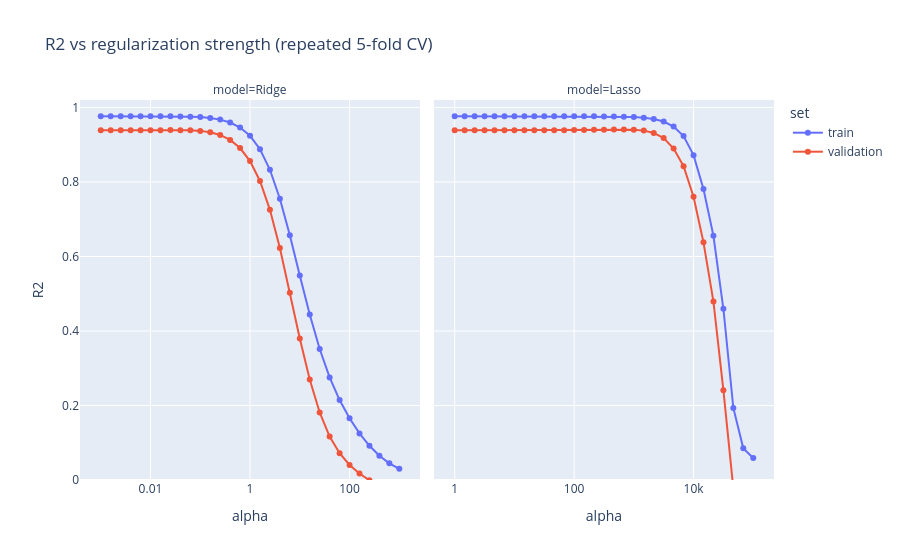

The notebook cell this image was saved under:
### Markdown cell above
This chart shows the train and validation R² for each `alpha`, to see what the penalty does. With Ridge, the validation R² stays near 0.94 for small values, then falls to 0.86 at alpha = 1 and 0.38 at alpha = 10. With Lasso, it stays near 0.94 up to alpha = 681, its best value, is still 0.938 at 1,468, then falls to 0.64 near 15,000. The best scores are at the point where the penalty is still light, so the model did not need much correction.

### Code cell
curves = pd.concat([
    pd.DataFrame({'alpha': ridge_search.cv_results_['param_model__alpha'].astype(float), 'train': ridge_search.cv_results_['mean_train_score'],
                  'validation': ridge_search.cv_results_['mean_test_score'], 'model': 'Ridge'}),
    pd.DataFrame({'alpha': lasso_search.cv_results_['param_model__alpha'].astype(float), 'train': lasso_search.cv_results_['mean_train_score'],
                  'validation': lasso_search.cv_results_['mean_test_score'], 'model': 'Lasso'}),
]).melt(id_vars=['alpha', 'model'], var_name='set', value_name='R2')
fig = px.line(curves, x='alpha', y='R2', color='set', facet_col='model', log_x=True, markers=True,
              title='R2 vs regularization strength (repeated 5-fold CV)')
fig.update_xaxes(matches=None); fig.update_yaxes(range=[0, 1.02]); fig.show()

### Figure 1 — Plotly figure (JSON) as saved in the notebook; plotly's stock layout.template omitted (floating-point values rounded to 4 significant figures)
{"data": [{"hovertemplate": "set=train<br>model=Ridge<br>alpha=%{x}<br>R2=%{y}<extra></extra>", "legendgroup": "train", "line": {"color": "#636efa", "dash": "solid"}, "marker": {"symbol": "circle"}, "mode": "lines+markers", "name": "train", "orientation": "v", "showlegend": true, "type": "scatter", "x": [0.001, 0.001585, 0.002512, 0.003981, 0.00631, 0.01, 0.01585, 0.02512, 0.03981, 0.0631, 0.1, 0.1585, 0.2512, 0.3981, 0.631, 1.0, 1.585, 2.512, 3.981, 6.31, 10.0, 15.85, 25.12, 39.81, 63.1, 100.0, 158.5, 251.2, 398.1, 631.0, 1000.0], "xaxis": "x", "y": [0.9763, 0.9763, 0.9763, 0.9763, 0.9763, 0.9763, 0.9762, 0.9761, 0.9759, 0.9753, 0.9742, 0.9718, 0.9674, 0.9595, 0.9461, 0.9239, 0.888, 0.8327, 0.7548, 0.657, 0.5491, 0.444, 0.3515, 0.2754, 0.2146, 0.1655, 0.125, 0.09175, 0.06514, 0.04483, 0.03006], "yaxis": "y"}, {"hovertemplate": "set=train<br>model=Lasso<br>alpha=%{x}<br>R2=%{y}<extra></extra>", "legendgroup": "train", "line": {"color": "#636efa", "dash": "solid"}, "marker": {"symbol": "circle"}, "mode": "lines+markers", "name": "train", "orientation": "v", "showlegend": false, "type": "scatter", "x": [1.0, 1.468, 2.154, 3.162, 4.642, 6.813, 10.0, 14.68, 21.54, 31.62, 46.42, 68.13, 100.0, 146.8, 215.4, 316.2, 464.2, 681.3, 1000.0, 1468.0, 2154.0, 3162.0, 4642.0, 6813.0, 10000.0, 14680.0, 21540.0, 31620.0, 46420.0, 68130.0, 100000.0], "xaxis": "x2", "y": [0.9763, 0.9763, 0.9763, 0.9763, 0.9763, 0.9763, 0.9763, 0.9763, 0.9763, 0.9763, 0.9763, 0.9763, 0.9763, 0.9762, 0.9762, 0.976, 0.9758, 0.9753, 0.9743, 0.9724, 0.969, 0.9622, 0.9486, 0.9233, 0.872, 0.7811, 0.6555, 0.4597, 0.1935, 0.08492, 0.05925], "yaxis": "y2"}, {"hovertemplate": "set=validation<br>model=Ridge<br>alpha=%{x}<br>R2=%{y}<extra></extra>", "legendgroup": "validation", "line": {"color": "#EF553B", "dash": "solid"}, "marker": {"symbol": "circle"}, "mode": "lines+markers", "name": "validation", "orientation": "v", "showlegend": true, "type": "scatter", "x": [0.001, 0.001585, 0.002512, 0.003981, 0.00631, 0.01, 0.01585, 0.02512, 0.03981, 0.0631, 0.1, 0.1585, 0.2512, 0.3981, 0.631, 1.0, 1.585, 2.512, 3.981, 6.31, 10.0, 15.85, 25.12, 39.81, 63.1, 100.0, 158.5, 251.2, 398.1, 631.0, 1000.0], "xaxis": "x", "y": [0.9386, 0.9386, 0.9387, 0.9387, 0.9388, 0.9389, 0.9391, 0.9392, 0.9391, 0.9386, 0.9371, 0.9335, 0.9261, 0.913, 0.891, 0.8562, 0.8027, 0.7252, 0.6227, 0.5028, 0.38, 0.2696, 0.1812, 0.1166, 0.07181, 0.04048, 0.01729, -0.0008525, -0.01524, -0.02631, -0.03445], "yaxis": "y"}, {"hovertemplate": "set=validation<br>model=Lasso<br>alpha=%{x}<br>R2=%{y}<extra></extra>", "legendgroup": "validation", "line": {"color": "#EF553B", "dash": "solid"}, "marker": {"symbol": "circle"}, "mode": "lines+markers", "name": "validation", "orientation": "v", "showlegend": false, "type": "scatter", "x": [1.0, 1.468, 2.154, 3.162, 4.642, 6.813, 10.0, 14.68, 21.54, 31.62, 46.42, 68.13, 100.0, 146.8, 215.4, 316.2, 464.2, 681.3, 1000.0, 1468.0, 2154.0, 3162.0, 4642.0, 6813.0, 10000.0, 14680.0, 21540.0, 31620.0, 46420.0, 68130.0, 100000.0], "xaxis": "x2", "y": [0.9386, 0.9386, 0.9386, 0.9386, 0.9386, 0.9386, 0.9386, 0.9387, 0.9387, 0.9388, 0.9389, 0.9391, 0.9393, 0.9396, 0.94, 0.9404, 0.9408, 0.9408, 0.9403, 0.9378, 0.9316, 0.9178, 0.8897, 0.8424, 0.7603, 0.638, 0.4788, 0.2411, -0.023, -0.04592, -0.03837], "yaxis": "y2"}], "layout": {"annotations": [{"font": {}, "showarrow": false, "text": "model=Ridge", "x": 0.245, "xanchor": "center", "xref": "paper", "y": 1.0, "yanchor": "bottom", "yref": "paper"}, {"font": {}, "showarrow": false, "text": "model=Lasso", "x": 0.755, "xanchor": "center", "xref": "paper", "y": 1.0, "yanchor": "bottom", "yref": "paper"}], "legend": {"title": {"text": "set"}, "tracegroupgap": 0}, "title": {"text": "R2 vs regularization strength (repeated 5-fold CV)"}, "xaxis": {"anchor": "y", "domain": [0.0, 0.49], "title": {"text": "alpha"}, "type": "log"}, "xaxis2": {"anchor": "y2", "domain": [0.51, 1.0], "title": {"text": "alpha"}, "type": "log"}, "yaxis": {"anchor": "x", "domain": [0.0, 1.0], "range": [0, 1.02], "title": {"text": "R2"}}, "yaxis2": {"anchor": "x2", "domain": [0.0, 1.0], "matches": "y", "range": [0, 1.02], "showticklabels": false}}}
